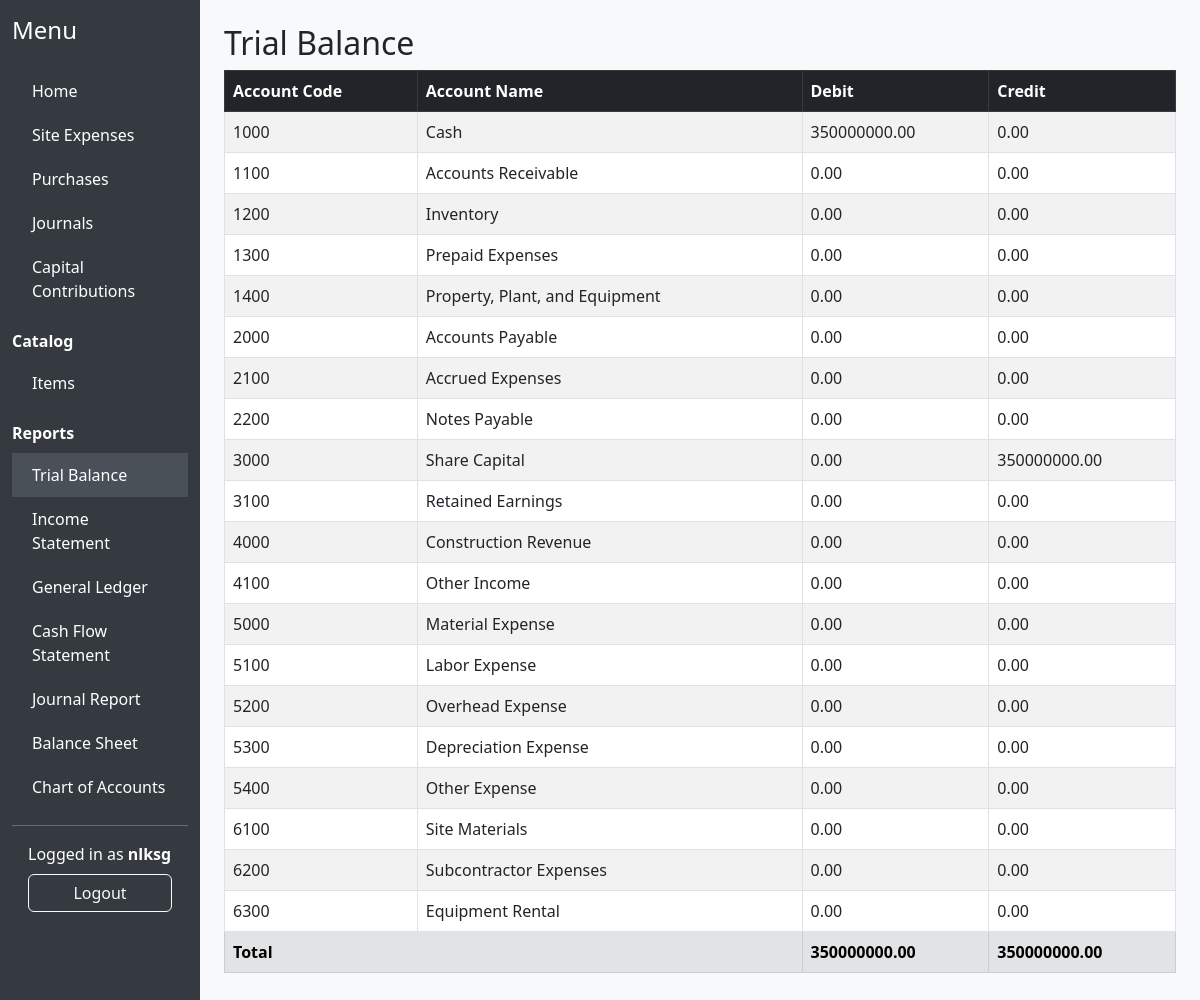
The page /accounting/reports/trial-balance/ (signed in) on the database as committed earlier.
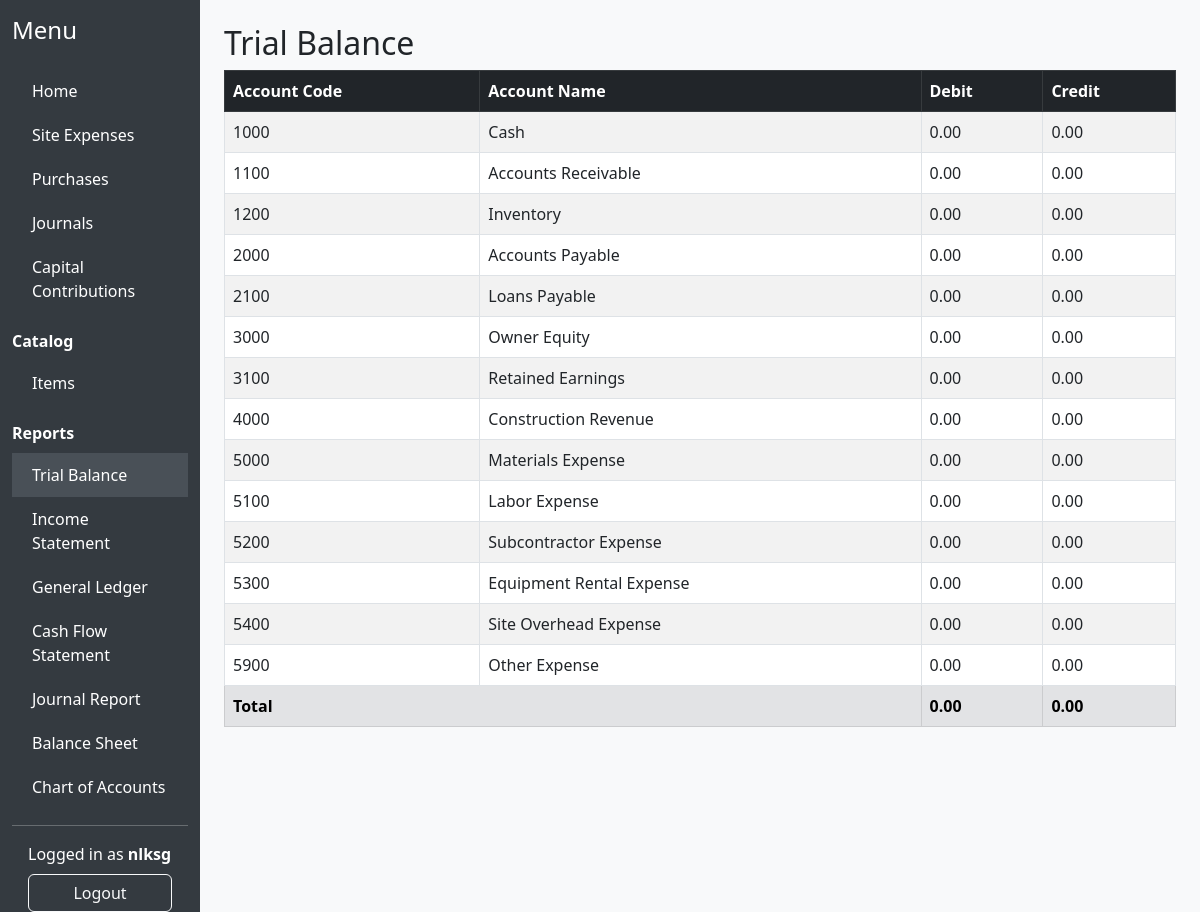
The same page on the database as committed later.
### accounting/models.py (models this page shows, shortened)
class Account(models.Model):
    ACCOUNT_TYPES = [
        ('asset', 'Asset'),
        ('liability', 'Liability'),
        ('equity', 'Equity'),
        ('income', 'Income'),
        ('expense', 'Expense'),
    ]
    name = models.CharField(max_length=100)
    type = models.CharField(max_length=10, choices=ACCOUNT_TYPES)
    account_code = models.CharField(max_length=20, unique=True)
    parent = models.ForeignKey('self', null=True, blank=True, on_delete=models.SET_NULL, related_name='children')
    active = models.BooleanField(default=True)

### accounting/views_reports.py (the view)
# urls.py: path('reports/trial-balance/', views_reports.trial_balance, name='trial_balance'),
@login_required
def trial_balance(request):
    accounts = Account.objects.filter(active=True).order_by('account_code')
    rows = []
    total_debit = 0
    total_credit = 0
    for account in accounts:
        debit = JournalEntry.objects.filter(account=account, journal__posted=True, journal__approved=True).aggregate(Sum('debit'))['debit__sum'] or 0
        credit = JournalEntry.objects.filter(account=account, journal__posted=True, journal__approved=True).aggregate(Sum('credit'))['credit__sum'] or 0
        balance = debit - credit if account.type in ['asset', 'expense'] else credit - debit
        rows.append({'account': account, 'debit': debit, 'credit': credit, 'balance': balance})
        total_debit += debit
        total_credit += credit
    return render(request, 'accounting/trial_balance.html', {'rows': rows, 'total_debit': total_debit, 'total_credit': total_credit})

### accounting/templatetags/accounting_extras.py (called while the page is built)
@register.filter
def startswith(text, starts):
    if isinstance(text, str):
        return text.startswith(starts)
    return False

@register.filter(name='is_accountant_or_admin')
def is_accountant_or_admin(user):
    return user.groups.filter(name__in=['Accountant', 'Admin']).exists()

### accounting/templates/accounting/trial_balance.html (shortened to what this page needs)
{% extends 'accounting/base.html' %}
{% block content %}
<h2>Trial Balance</h2>
<table class="table table-bordered table-striped">
    <thead class="table-dark">
        <tr><th>Account Code</th><th>Account Name</th><th>Debit</th><th>Credit</th></tr>
    </thead>
    <tbody>
        {% for row in rows %}
        <tr>
            <td>{{ row.account.account_code }}</td>
            <td>{{ row.account.name }}</td>
            <td>{{ row.debit|floatformat:2 }}</td>
            <td>{{ row.credit|floatformat:2 }}</td>
        </tr>
        {% endfor %}
    </tbody>
    <tfoot>
        <tr class="table-secondary"><th colspan="2">Total</th><th>{{ total_debit|floatformat:2 }}</th><th>{{ total_credit|floatformat:2 }}</th></tr>
    </tfoot>
</table>
{% endblock %}

Rows that differ between the two databases and show on the page:
removed Account: account.account_code "1000", account.name "Cash", debit "350000000.00", credit "0.00"
removed Account: account.account_code "1300", account.name "Prepaid Expenses", debit "0.00", credit "0.00"
removed Account: account.account_code "1400", account.name "Property, Plant, and Equipment", debit "0.00", credit "0.00"
removed Account: account.account_code "2100", account.name "Accrued Expenses", debit "0.00", credit "0.00"
removed Account: account.account_code "2200", account.name "Notes Payable", debit "0.00", credit "0.00"
removed Account: account.account_code "3000", account.name "Share Capital", debit "0.00", credit "350000000.00"
removed Account: account.account_code "4100", account.name "Other Income", debit "0.00", credit "0.00"
removed Account: account.account_code "5000", account.name "Material Expense", debit "0.00", credit "0.00"
removed Account: account.account_code "5200", account.name "Overhead Expense", debit "0.00", credit "0.00"
removed Account: account.account_code "5300", account.name "Depreciation Expense", debit "0.00", credit "0.00"
removed Account: account.account_code "5400", account.name "Other Expense", debit "0.00", credit "0.00"
removed Account: account.account_code "6100", account.name "Site Materials", debit "0.00", credit "0.00"
removed Account: account.account_code "6200", account.name "Subcontractor Expenses", debit "0.00", credit "0.00"
removed Account: account.account_code "6300", account.name "Equipment Rental", debit "0.00", credit "0.00"
added Account: account.account_code "1000", account.name "Cash", debit "0.00", credit "0.00"
added Account: account.account_code "2100", account.name "Loans Payable", debit "0.00", credit "0.00"
added Account: account.account_code "3000", account.name "Owner Equity", debit "0.00", credit "0.00"
added Account: account.account_code "5000", account.name "Materials Expense", debit "0.00", credit "0.00"
added Account: account.account_code "5200", account.name "Subcontractor Expense", debit "0.00", credit "0.00"
added Account: account.account_code "5300", account.name "Equipment Rental Expense", debit "0.00", credit "0.00"
added Account: account.account_code "5400", account.name "Site Overhead Expense", debit "0.00", credit "0.00"
added Account: account.account_code "5900", account.name "Other Expense", debit "0.00", credit "0.00"
Other text that changed with them:
{{ total_debit|floatformat:2 }}: "350000000.00" → "0.00"
{{ total_credit|floatformat:2 }}: "350000000.00" → "0.00"
